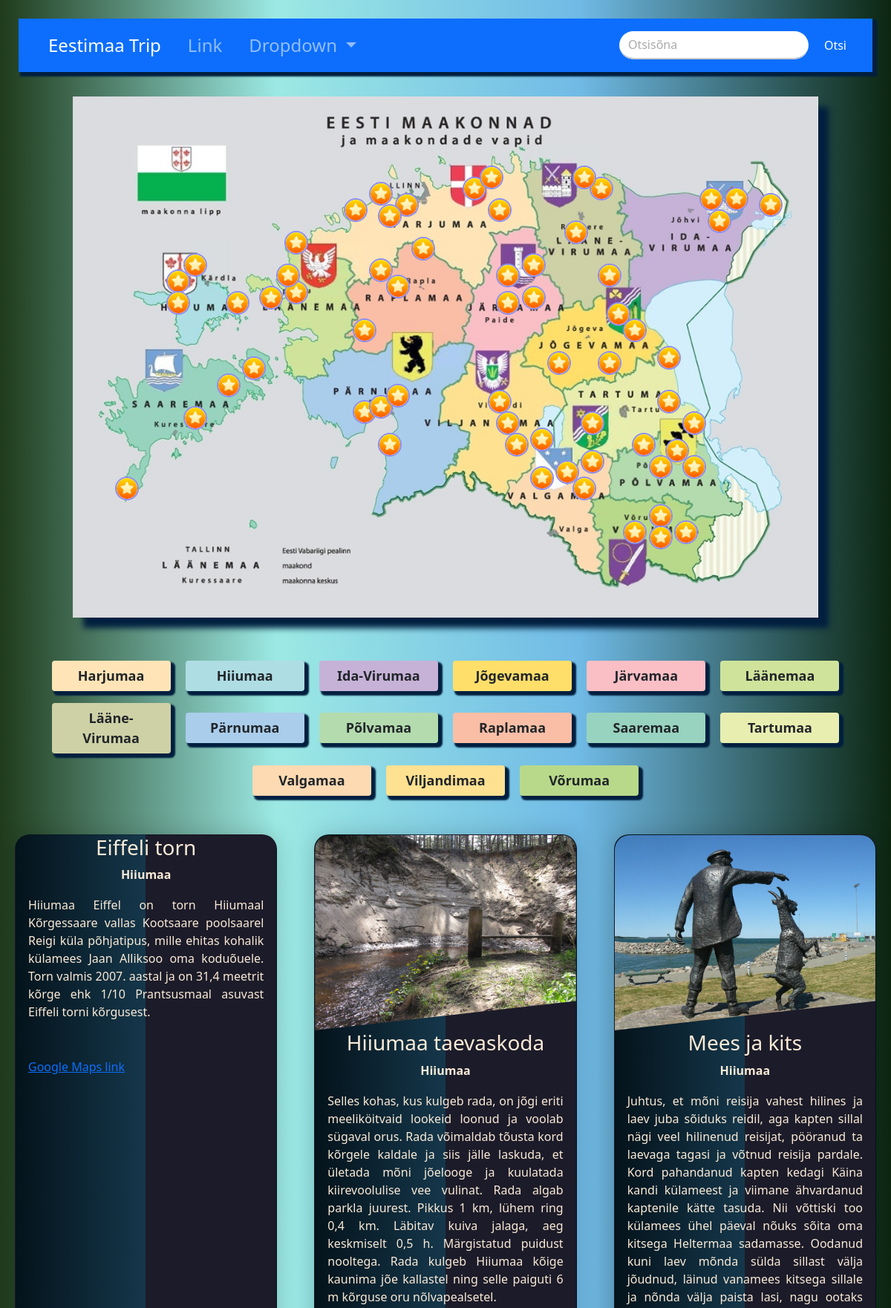
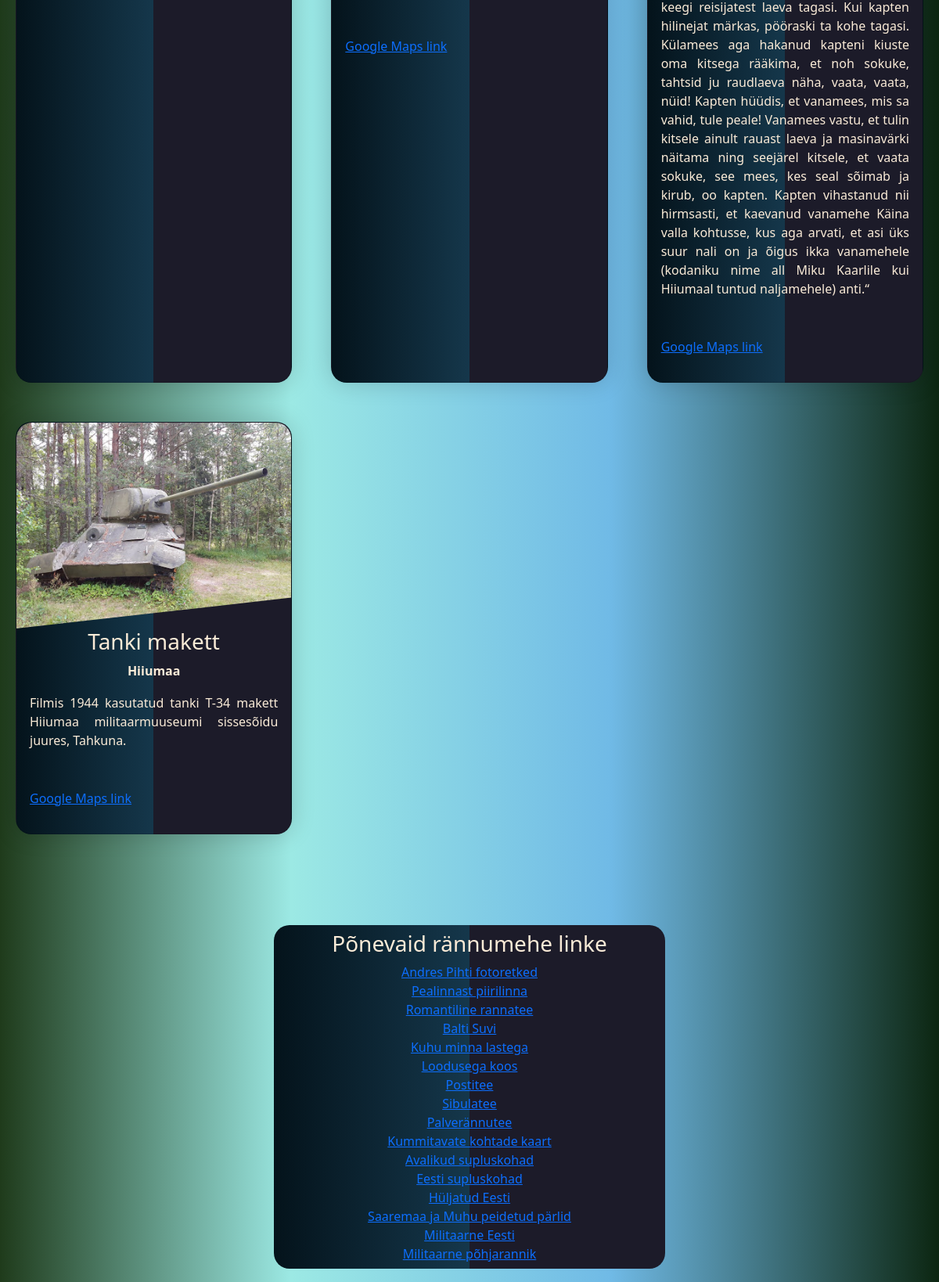
Screenshot of /hii.php (upper part) with the database file from the repository (2 pictures, top to bottom).
### tables this page shows
CREATE TABLE `siht` (
  `id` int(11) NOT NULL,
  `tunnus` varchar(7) NOT NULL,
  `nimi` varchar(50) NOT NULL,
  `maakond` varchar(20) NOT NULL,
  `info` varchar(3000) NOT NULL,
  `asukoht` varchar(50) NOT NULL,
  `iframe` varchar(1000) NOT NULL
);

### hii.php (the view, shortened to what this page needs)
<?php
    $message_sent = false;
?>
<!DOCTYPE html>
<html lang="en">
<head>
    <link rel="stylesheet" href="css/bootstrap.min.css">
    <link rel="stylesheet" href="style/style.css">
</head>
<body>
    <nav class="navbar navbar-expand-lg navbar-dark bg-primary">
        <div class="container-fluid">
          <div class="collapse navbar-collapse" id="navbarSupportedContent">
            <ul class="navbar-nav me-auto mb-2 mb-lg-0">
              <li class="nav-item">
                <a class="nav-link active" aria-current="page" href="#">Eestimaa Trip</a>
              </li>
              <li class="nav-item">
                <a class="nav-link" href="#">Link</a>
              </li>
              <li class="nav-item dropdown">
                <a class="nav-link dropdown-toggle" href="#" id="navbarDropdown" role="button" data-bs-toggle="dropdown" aria-expanded="false">
                  Dropdown
                </a>
              </li>
            </ul>
            <form class="d-flex">
              <input class="form-control me-2 rounded-pill" type="search" placeholder="Otsisõna" aria-label="Search">
              <button class="btn btn-primary" type="submit">Otsi</button>
            </form>
          </div>
        </div>
    </nav>
<div id="body">
        <?php include 'map.php';?>
        <div id="maakonnad">
            <button type="button" class="btn" onclick="window.location.href='har.php#siht'" style="background-color: #ffe4b7;">Harjumaa</button>
            <button type="button" class="btn" onclick="window.location.href='hii.php#siht'" style="background-color: #aedde3;">Hiiumaa</button>
            <button type="button" class="btn" onclick="window.location.href='ivi.php#siht'" style="background-color: #c6b2d7;">Ida-Virumaa</button>
            <button type="button" class="btn" onclick="window.location.href='jog.php#siht'" style="background-color: #ffde6a;">Jõgevamaa</button>
            <button type="button" class="btn" onclick="window.location.href='jar.php#siht'" style="background-color: #fabfc5;">Järvamaa</button>
            <button type="button" class="btn" onclick="window.location.href='laa.php#siht'" style="background-color: #cfe39b;">Läänemaa</button>
            <button type="button" class="btn" onclick="window.location.href='lvi.php#siht'" style="background-color: #ced1a6;">Lääne-Virumaa</button>
            <button type="button" class="btn" onclick="window.location.href='par.php#siht'" style="background-color: #aacdeb;">Pärnumaa</button>
            <button type="button" class="btn" onclick="window.location.href='pol.php#siht'" style="background-color: #b4dbae;">Põlvamaa</button>
            <button type="button" class="btn" onclick="window.location.href='rap.php#siht'" style="background-color: #fabea6;">Raplamaa</button>
            <button type="button" class="btn" onclick="window.location.href='saa.php#siht'" style="background-color: #98d3bf;">Saaremaa</button>
            <button type="button" class="btn" onclick="window.location.href='tar.php#siht'" style="background-color: #e8eeb0;">Tartumaa</button>
            <button type="button" class="btn" onclick="window.location.href='val.php#siht'" style="background-color: #fddab2;">Valgamaa</button>
            <button type="button" class="btn" onclick="window.location.href='vil.php#siht'" style="background-color: #fee191;">Viljandimaa</button>
            <button type="button" class="btn" onclick="window.location.href='vor.php#siht'" style="background-color: #b8d98a;">Võrumaa</button>
        </div><br>
        <?php
        $servername = "localhost";
        $username = "root";
        $password = "";
        $dbname = "eesti_trip";
        $conn = mysqli_connect($servername, $username, $password, $dbname);
        $sql = "SELECT tunnus, nimi, maakond, info, asukoht, iframe FROM siht WHERE maakond='Hiiumaa'";
        if ($result=mysqli_query($conn,$sql)) {
            if(mysqli_num_rows($result)>0){
                echo"<div class='cards'>";
                while($row=mysqli_fetch_array($result)){
                    echo"<div class='card'>";
                    echo"<div class='card_container'>";
                    echo"<img class='location' src='img/".$row['tunnus'].".jpg' alt=''>";
                    echo"</div>";
                    echo"<div class='details'>";
                    echo"<h3>".$row['nimi']."</h3>";
                    echo"<div class='mk'><b>".$row['maakond']."</b></div>";
                    echo"<p>".$row['info']."</p>";
                    echo"<p><a target='_blank' href=".$row['asukoht'].">Google Maps link</a></p>";
                    echo"</div>";
                    echo"</div>";
                }
                echo"</div class='cards'>";
                } else {
                    echo"Kirjeid ei leitud!";
                }
        } else {
            echo "Viga: " . $sql . "<br>" . mysqli_error($conn);
        }
        ?>
        </div><br><br>
    </div><br><br>
    <?php include 'links.php';?>
    <?php
    if($message_sent):
    ?>
      <h3>Tänud, me võtame teiega ühendust!</h3>
    <?php
    else:
    ?>
    <br>
    <?php
    endif;
    ?>
</body>
</html>

### style/style.css (style rules this page uses)
:root { --boxshadow: #001f3f; --font-color: #555; --font-color-color: orange; }
body { background-color: #b3c6ce; background: linear-gradient(90deg, rgb(31, 59, 27) 0%, rgba(156,233,228,1) 31%, rgba(112,186,230,1) 65%, rgba(12,38,17,1) 100%); background-attachment: fixed; color: antiquewhite; text-align: center; }
.navbar-nav > li { margin-left:10px; margin-right:10px; font-size: x-large; }
.navbar { background-color: #001f3f; margin: 25px; padding: 10px; box-shadow: 4px 4px 2px 2px var(--boxshadow); }
.form-control { box-shadow: none; border-radius: 0; border-color: #CCC; border-width: 2px; border-style: none none solid none; }
.form-control::placeholder { color: #aaa; }
#maakonnad { margin: auto; width: 90%; display: block; }
#maakonnad > button { width: 160px; margin: 8px; font-size: large; font-weight: 600; box-shadow: 4px 4px 2px 2px var(--boxshadow); }
.cards { display: grid; grid-template-columns: repeat(auto-fit, minmax(300px,1fr)); padding: 20px; grid-gap: 50px; }
.card { text-align: justify; background: linear-gradient(90deg, rgb(4, 19, 27) 0%, rgb(21, 55, 75) 50%, rgba(28,27,41,1) 50%, rgba(28,27,41,1) 100%); border-radius: 20px; box-shadow: 0 0 30px rgba(0,0,0,0.18); transition: 0.4s; cursor: pointer; }
.mk { text-align: center; }
.card_container { position: relative; clip-path: polygon(0 0,100% 0, 100% 85%, 0 100%); }
img.location { width: 100%; display: block; border-radius: 20px 20px 0 0; }
h3 { text-align: center; }
p { padding: 17px; }

### rows the page displays
siht: nimi "Eiffeli torn", maakond "Hiiumaa", info "Hiiumaa Eiffel on torn Hiiumaal Kõrgessaare vallas Kootsaare poolsaarel Reigi küla põhjatipus, mille ehitas kohalik külamees Jaan Alliksoo oma koduõuele. Torn valmis 2007. aastal ja on 31,4 meetrit kõrge ehk 1/10 Prantsusmaal asuvast Eiffeli torni kõrgusest."
siht: tunnus (picture), nimi "Hiiumaa taevaskoda", maakond "Hiiumaa", info "Selles kohas, kus kulgeb rada, on jõgi eriti meeliköitvaid lookeid loonud ja voolab sügaval orus. Rada võimaldab tõusta kord kõrgele kaldale ja siis jälle laskuda, et ületada mõni jõelooge ja kuulatada kiirevoolulise vee vulinat. Rada algab parkla juurest. Pikkus 1 km, lühem ring 0,4 km. Läbitav kuiva jalaga, aeg keskmiselt 0,5 h. Märgistatud puidust nooltega. Rada kulgeb Hiiumaa kõige kaunima jõe kallastel ning selle paiguti 6 m kõrguse oru nõlvapealsetel."
siht: tunnus (picture), nimi "Mees ja kits", maakond "Hiiumaa", info "Juhtus, et mõni reisija vahest hilines ja laev juba sõiduks reidil, aga kapten sillal nägi veel hilinenud reisijat, pööranud ta laevaga tagasi ja võtnud reisija pardale. Kord pahandanud kapten kedagi Käina kandi külameest ja viimane ähvardanud kaptenile kätte tasuda. Nii võttiski too külamees ühel päeval nõuks sõita oma kitsega Heltermaa sadamasse. Oodanud kuni laev mõnda sülda sillast välja jõudnud, läinud vanamees kitsega sillale ja nõnda välja paista lasi, nagu ootaks keegi reisijatest laeva tagasi. Kui kapten hilinejat märkas, pööraski ta kohe tagasi. Külamees aga hakanud kapteni kiuste oma kitsega rääkima, et noh sokuke, tahtsid ju raudlaeva näha, vaata, vaata, nüid! Kapten hüüdis, et…"
siht: tunnus (picture), nimi "Tanki makett", maakond "Hiiumaa", info "Filmis 1944 kasutatud tanki T-34 makett Hiiumaa militaarmuuseumi sissesõidu juures, Tahkuna."
